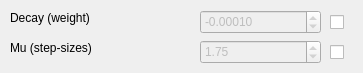
      <widget class="QWidget" name="tabQProp">
       <attribute name="title">
        <string>Quick Prop</string>
       </attribute>
       <widget class="QLabel" name="label_30">
        <property name="geometry">
         <rect>
          <x>10</x>
          <y>40</y>
          <width>191</width>
          <height>16</height>
         </rect>
        </property>
        <property name="text">
         <string>Mu (step-sizes)</string>
        </property>
       </widget>
       <widget class="QDoubleSpinBox" name="bsQPropDecay">
        <property name="enabled">
         <bool>false</bool>
        </property>
        <property name="geometry">
         <rect>
          <x>200</x>
          <y>10</y>
          <width>121</width>
          <height>24</height>
         </rect>
        </property>
        <property name="decimals">
         <number>5</number>
        </property>
        <property name="minimum">
         <double>-1.000000000000000</double>
        </property>
        <property name="maximum">
         <double>1.000000000000000</double>
        </property>
        <property name="singleStep">
         <double>0.100000000000000</double>
        </property>
        <property name="value">
         <double>-0.000100000000000</double>
        </property>
       </widget>
       <widget class="QLabel" name="label_31">
        <property name="geometry">
         <rect>
          <x>10</x>
          <y>10</y>
          <width>191</width>
          <height>16</height>
         </rect>
        </property>
        <property name="text">
         <string>Decay (weight)</string>
        </property>
       </widget>
       <widget class="QCheckBox" name="cbQPropDecay">
        <property name="geometry">
         <rect>
          <x>330</x>
          <y>10</y>
          <width>24</width>
          <height>24</height>
         </rect>
        </property>
        <property name="text">
         <string/>
        </property>
       </widget>
       <widget class="QCheckBox" name="cbQPropMu">
        <property name="geometry">
         <rect>
          <x>330</x>
          <y>40</y>
          <width>24</width>
          <height>24</height>
         </rect>
        </property>
        <property name="text">
         <string/>
        </property>
       </widget>
       <widget class="QDoubleSpinBox" name="bsQPropMu">
        <property name="enabled">
         <bool>false</bool>
        </property>
        <property name="geometry">
         <rect>
          <x>200</x>
          <y>40</y>
          <width>121</width>
          <height>24</height>
         </rect>
        </property>
        <property name="maximum">
         <double>999999.000000000000000</double>
        </property>
        <property name="singleStep">
         <double>0.100000000000000</double>
        </property>
        <property name="value">
         <double>1.750000000000000</double>
        </property>
       </widget>
      </widget>
